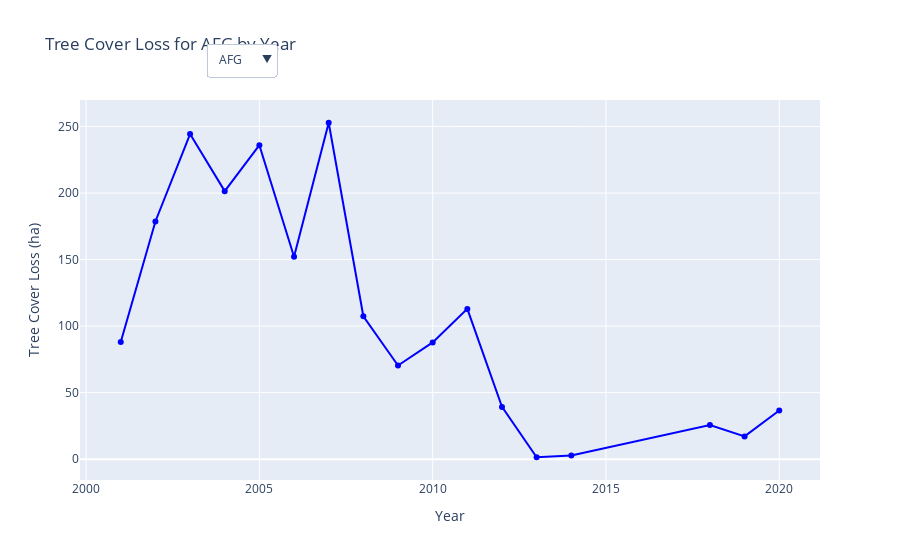

The notebook cell saved with this chart:
### Markdown cell above
# Visualize Individual Countries

### Code cell
def create_scatter_plot(selected_country):
    country_data = merged_df[merged_df['CountryCode'] == selected_country]
    
    fig = go.Figure(
        data=go.Scatter(
            x=country_data['Year'],
            y=country_data['TreeCoverLoss_ha'],
            mode='lines+markers',
            marker=dict(color='blue'),
            name=selected_country
        )
    )
    
    fig.update_layout(
        title=f"Tree Cover Loss for {selected_country} by Year",
        xaxis_title="Year",
        yaxis_title="Tree Cover Loss (ha)",
        showlegend=False
    )
    
    return fig


default_country = merged_df['CountryCode'].iloc[0]
fig = create_scatter_plot(default_country)


dropdown_buttons = [
    {
        'label': country,
        'method': 'update',
        'args': [
            {'x': [merged_df[merged_df['CountryCode'] == country]['Year']],
             'y': [merged_df[merged_df['CountryCode'] == country]['TreeCoverLoss_ha']]},  
            {'title': f"Tree Cover Loss for {country} by Year", 'showlegend': False} ]
    }
    for country in merged_df['CountryCode'].unique()
]


fig.update_layout(
    updatemenus=[{
        'buttons': dropdown_buttons,
        'direction': 'down',
        'showactive': True,
        'x': 0.17,
        'xanchor': 'left',
        'y': 1.15,
        'yanchor': 'top'
    }]
)

# Show the plot
fig.show()
